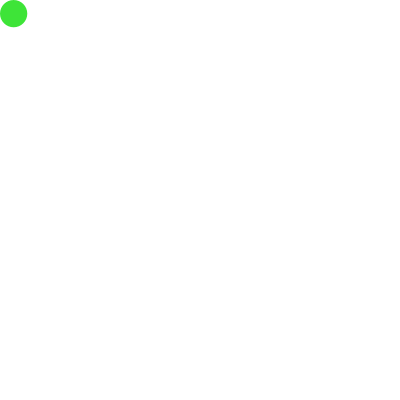
Frame 1 (no input)
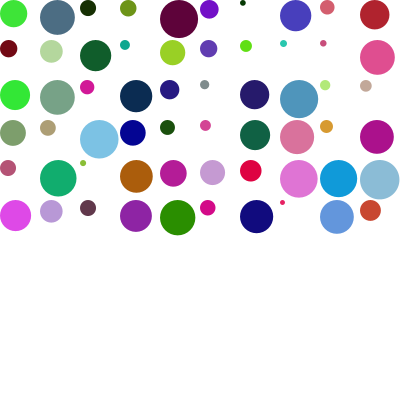
Frame 60 (the mouse pressed at the canvas centre just before this capture)
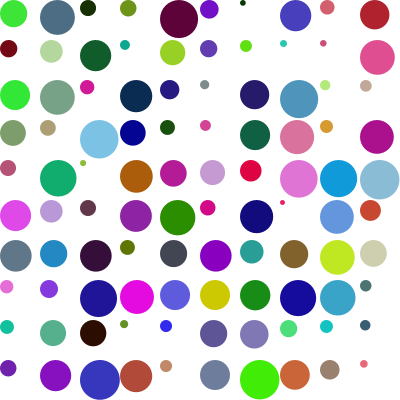
Frame 120 (the mouse held since frame 60 and released just before this capture)

The Processing sketch that drew these frames (run headless with seeded random() and noise(); from frame 60 on, the mouse is pressed at the canvas centre):

// Processing sketch: ex_early_color_balls
// ── ex_early_color_balls.pde
int startX = 0;
int startY = 0;
int maxDiam = 40;
int squareSize = 40;
 
void setup() {
  background(255);
  size(400,400);
  noStroke();
  smooth();
}
 
void draw() {
  drawBall(startX, startY, maxDiam);
   
   
  // move to the next start position on the current row
  startX += squareSize;
   
  // Move to the next row
  if (startX >= width) {
    startX = 0;
    startY += squareSize;
  }
}
 
void drawBall(int startX, int startY, int maxDimension) {
   
  float diam;
  diam = random(maxDimension/10,maxDimension);
   
  fill(random(0,240), random(0,240), random(0,240));
  ellipseMode(CORNER);
  ellipse(startX, startY, diam, diam);
}
